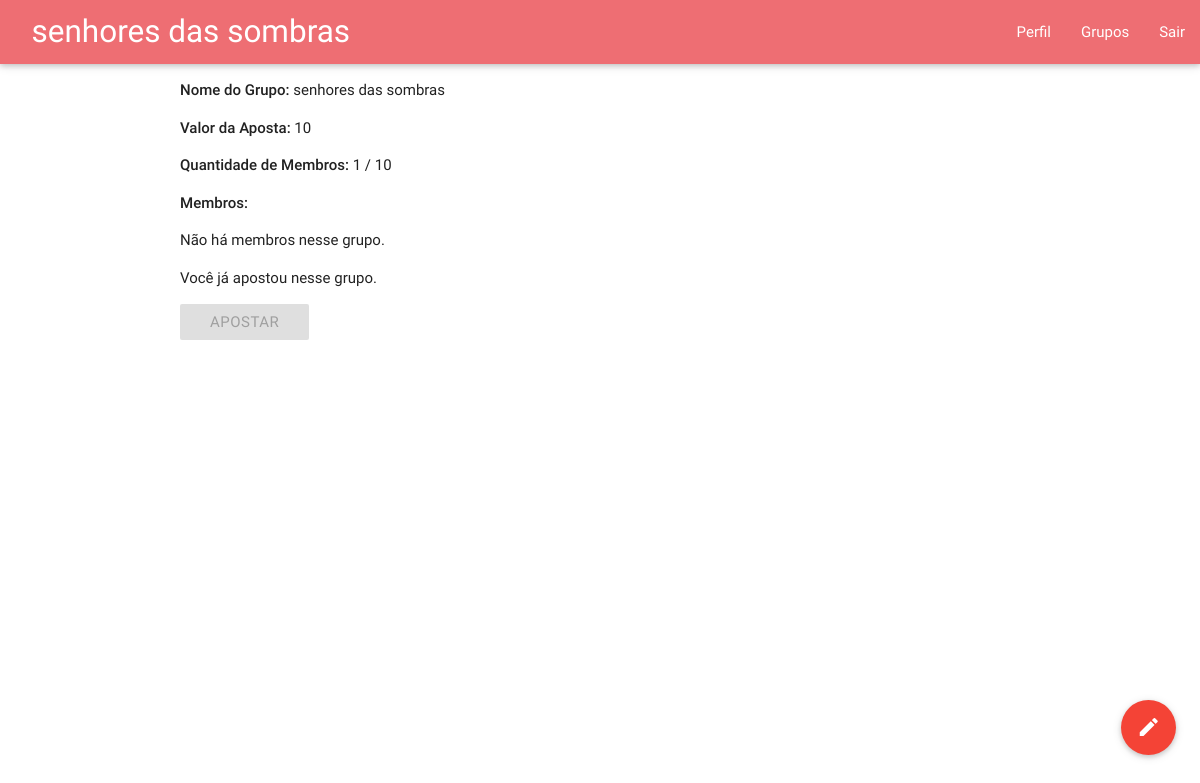
The app's page /group_info?g_id=5 (signed in) with its own data.
### ubet/models.py (models this page shows, shortened)
class Group(models.Model):
	status_list = (('END','FINISHED'),('ABORT','CANCELED'),('WAIT','WAITING'))
	creator = models.ForeignKey(User,null=True,on_delete=models.SET_NULL,related_name='group_creator_user')
	winner = models.ForeignKey(User,null=True,on_delete=models.SET_NULL,related_name='group_winner_user')
	name = models.CharField(max_length=50)
	max_size = models.IntegerField()
	bet_value = models.IntegerField()
	date_of_birth = models.DateTimeField(auto_now = True)
	status = models.CharField(choices=status_list,default='WAITING',max_length=50)
	users = models.ManyToManyField(User,symmetrical=True,through='Group_link')
	def users_by_group(self):
		user_list = self.users.all()
		position_list = [Group_link.objects.get(user=u,group=self).position for u in user_list]
		return user_list,position_list
	def cur_size(self):
		return self.users.count()

### ubet/views.py (the view)
# urls.py: url(r'^group_info$', views.group_info,name='group_info'),
def group_info(request):
	if 'g_id' in request.GET:
		try:
			g = Group.objects.get(id=request.GET['g_id'])
		except ObjectDoesNotExist:
			return render(request, 'ubet/group_info.html', { 'error_msg': 'Desculpe, não encontramos informações desse grupo.', 'p_title': 'Erro' })
		u = g.users_by_group()
		user_list = u[0]
		position_list = u[1]
		canBet = False
		warning = ""
		if request.user in user_list:
			warning = 'Você já apostou nesse grupo.'
		else:
			if request.user.ubet_user.creditos < g.bet_value:
				warning = 'Você não tem créditos suficientes para apostar.'
			else:
				canBet = True
		return render(request, 'ubet/group_info.html', {'group': g, 'users': zip(user_list, position_list), 'p_title': g.name, 'canBet': canBet, 'warning': warning })
	return render(request, 'ubet/group_info.html', { 'error_msg': 'Desculpe, ocorreu um erro.', 'p_title': 'Erro'})

### ubet/templates/ubet/group_info.html (shortened to what this page needs)
{% extends "ubet/base.html" %}
{% block page_title %} {{ p_title }} {% endblock page_title %}
{% block main_content %}
{% if error_msg %}
	<p>{{ error_msg }}</p>
{% else %}
	<p><strong>Nome do Grupo:</strong> {{ group.name }}</p>
	<p><strong>Valor da Aposta:</strong> {{ group.bet_value }}</p>
	<p><strong>Quantidade de Membros:</strong> {{ group.cur_size }} / {{ group.max_size }}</p>
	<p><strong>Membros:</strong>
	<ul>
	{% if users|length < 1 %}
		<li>Não há membros nesse grupo.</li>
	{% else %}
		{% for u in users %}
			<li>{{ u.0 }} (posição: {{ u.1 }})</li>
		{% endfor %}
	{% endif %}
	</ul>
	{% if canBet %}
		<form name="bet-form" method="POST" action="{% url 'bet' %}" class="form">
			{% csrf_token %}
			<input type="hidden" name="g_id" value="{{ group.id }}">
			<div class="input-field">
				<button type="submit" class="btn waves-effect">Apostar</button>
			</div>
		</form>
	{% else %}
		<p>{{warning}}</p>
		<button class="btn disabled">Apostar</button>
	{% endif %}
{% endif %}
{% endblock main_content %}

### records on screen
Group: name "senhores das sombras", bet_value "10", cur_size "1", max_size "10"

### other values on screen
{{ warning }} "Você já apostou nesse grupo."
